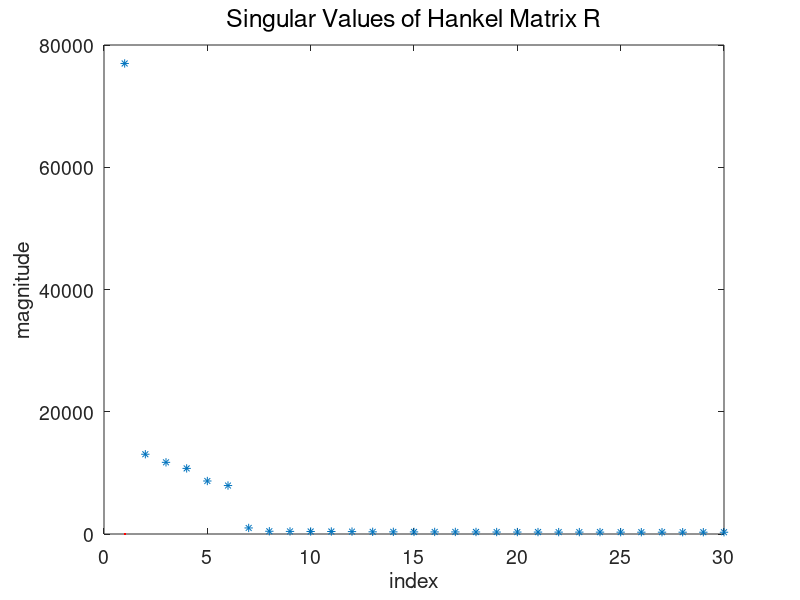
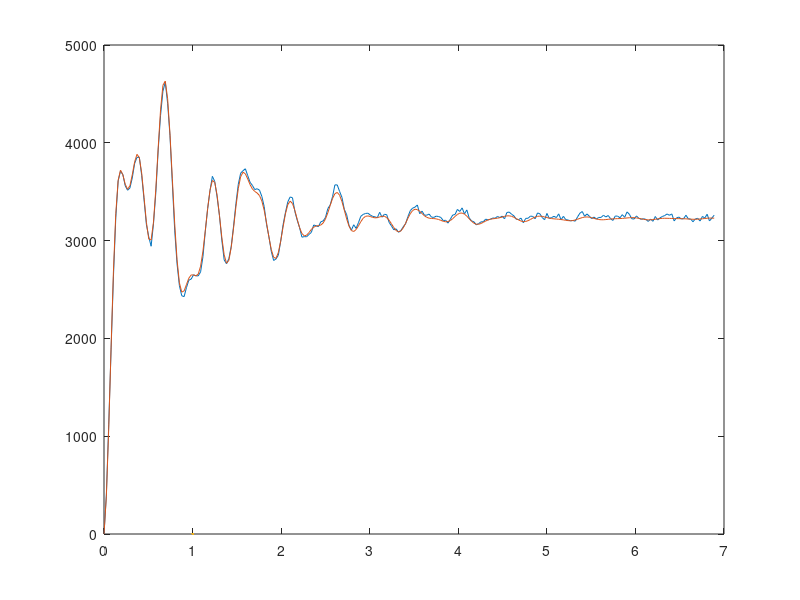

MATLAB code to generate these figures, in order: (Note: this script raises an error after producing the figures.)
%% MAE 283A: Homework 3, Question 3

% By David Lim

clear

%% Question 3.1

%% 1. Load and organize data into Hankel matrices

load("R333_STEP_data.mat");

N = length(y);
N1 = N/2;
R = hankel(y(2:N1),y(N1:N-1)) - kron(y(1:N1-1),ones(1,N1));
Rbar = hankel(y(3:N1+1),y(N1+1:N)) - kron(y(2:N1),ones(1,N1));

%% 2. Perform singular value decomposition

figure(1)
[U,S,V] = svd(R);
sigma = diag(S);
plot(sigma(1:30),'*',LineWidth=1,Color='r');
xlabel('index')
ylabel('magnitude')
set(gca,'FontSize',14)
title('Singular Values of Hankel Matrix R','FontWeight','Normal','FontSize',18)

%% 3. Approximate R with R1*R2

n = 6;
R1 = U(:,1:n)*sqrt(S(1:n,1:n));
R2 = sqrt(S(1:n,1:n))*V(:,1:n)';

%% 4. Compute inverses

R1dagger = sqrt(S(1:n,1:n))\U(:,1:n)';
R2dagger = V(:,1:n)/sqrt(S(1:n,1:n));

%% 5. Compute state space model

A = R1dagger*Rbar*R2dagger;
B = R2(:,1);
C = R1(1,:);
D = y(1);

Ts = 0.0266;
G1 = ss(A,B,C,D,Ts);
[num1,den1] = tfdata(G1,'v');

%% Simulate and plot results

T = (N-1)*Ts;
y_sim = step(G1,T);

figure(2)
p2 = plot(0:Ts:T,[y y_sim],LineWidth=2);
p2(1).Color = 'r';
p2(2).Color = 'b';
p2(2).LineStyle = ':';
xlabel('time (s)')
ylabel('position (counts)')
legend('measured','simulated')
set(gca,'FontSize',14)
title('Position vs. Time of a Mass-Spring-Damper System','FontWeight','Normal','FontSize',18)

%% Question 3.2

%% Least squares estimation in frequency domain (curve fitting)

load("R333_FRF_data.mat");

Ts = 1/f(end)/2;
w = 2*pi*f*Ts;

n = 6;
N = length(f);

X = ones(N,2*n+1);
for k = 1:n
    X(:,1+k) = exp(-k*1j*w);
end
for k = 1:n
    X(:,1+n+k) = -Gspa.*exp(-k*1j*w);
end

theta = [real(X);imag(X)]\[real(Gspa);imag(Gspa)];

G2 = tf(theta(1:n+1)',[1 theta(n+2:end)'],Ts);

%% Plot results

G2fr = reshape(freqresp(G2,exp(1j*w)),N,1);

figure(3)
p3 = loglog(w,[abs(Gspa) abs(G2fr)],LineWidth=2);
p3(1).Color = 'r';
p3(2).Color = 'b';
p3(2).LineStyle = ':';
xlabel('frequency (rad/s)')
ylabel('magnitude')
legend('measured','modeled')
set(gca,'FontSize',14)
title('Magnitude of the Frequency Response of the System','FontWeight','Normal','FontSize',18)

figure(4)
p4 = semilogx(w,[rad2deg(unwrap(angle(Gspa))) rad2deg(unwrap(angle(G2fr)))],LineWidth=2);
p4(1).Color = 'r';
p4(2).Color = 'b';
p4(2).LineStyle = ':';
xlabel('frequency (rad/s)')
ylabel('phase (deg)')
legend('measured','modeled')
set(gca,'FontSize',14)
title('Phase of the Frequency Response the System','FontWeight','Normal','FontSize',18)

%% Multiple iterations with adjusted weighting

max_par_diff = 1;
counter = 1;

while max_par_diff > 1e-8 && counter < 100
    X = ones(N,2*n+1);
    for k = 1:n
        X(:,1+k) = exp(-k*1j*w);
    end
    Weight = X(:,1:n+1)*[1;theta(n+2:end)];
    for k = 1:n
        X(:,1+n+k) = -Gspa.*exp(-k*1j*w);
    end
    theta_new = [real(Weight.\X);imag(Weight.\X)]\[real(Weight.\Gspa);imag(Weight.\Gspa)];
    max_par_diff = max(abs(theta - theta_new));
    disp([num2str(counter) ': max. par. difference = ' num2str(max_par_diff) '.']);
    theta = theta_new;
    counter = counter + 1;
end

G2 = tf(theta(1:n+1)',[1 theta(n+2:end)'],Ts);

%% Plot results of iteration

G2fr = reshape(freqresp(G2,exp(1j*w)),N,1);

figure(5)
p5 = loglog(w,[abs(Gspa) abs(G2fr)],LineWidth=2);
p5(1).Color = 'r';
p5(2).Color = 'b';
p5(2).LineStyle = ':';
xlabel('frequency (rad/s)')
ylabel('magnitude')
legend('measured','modeled')
set(gca,'FontSize',14)
title('Magnitude of the Frequency Response of the System','FontWeight','Normal','FontSize',18)

figure(6)
p6 = semilogx(w,[rad2deg(unwrap(angle(Gspa))) rad2deg(unwrap(angle(G2fr)))],LineWidth=2);
p6(1).Color = 'r';
p6(2).Color = 'b';
p6(2).LineStyle = ':';
xlabel('frequency (rad/s)')
ylabel('phase (deg)')
legend('measured','modeled')
set(gca,'FontSize',14)
title('Phase of the Frequency Response the System','FontWeight','Normal','FontSize',18)